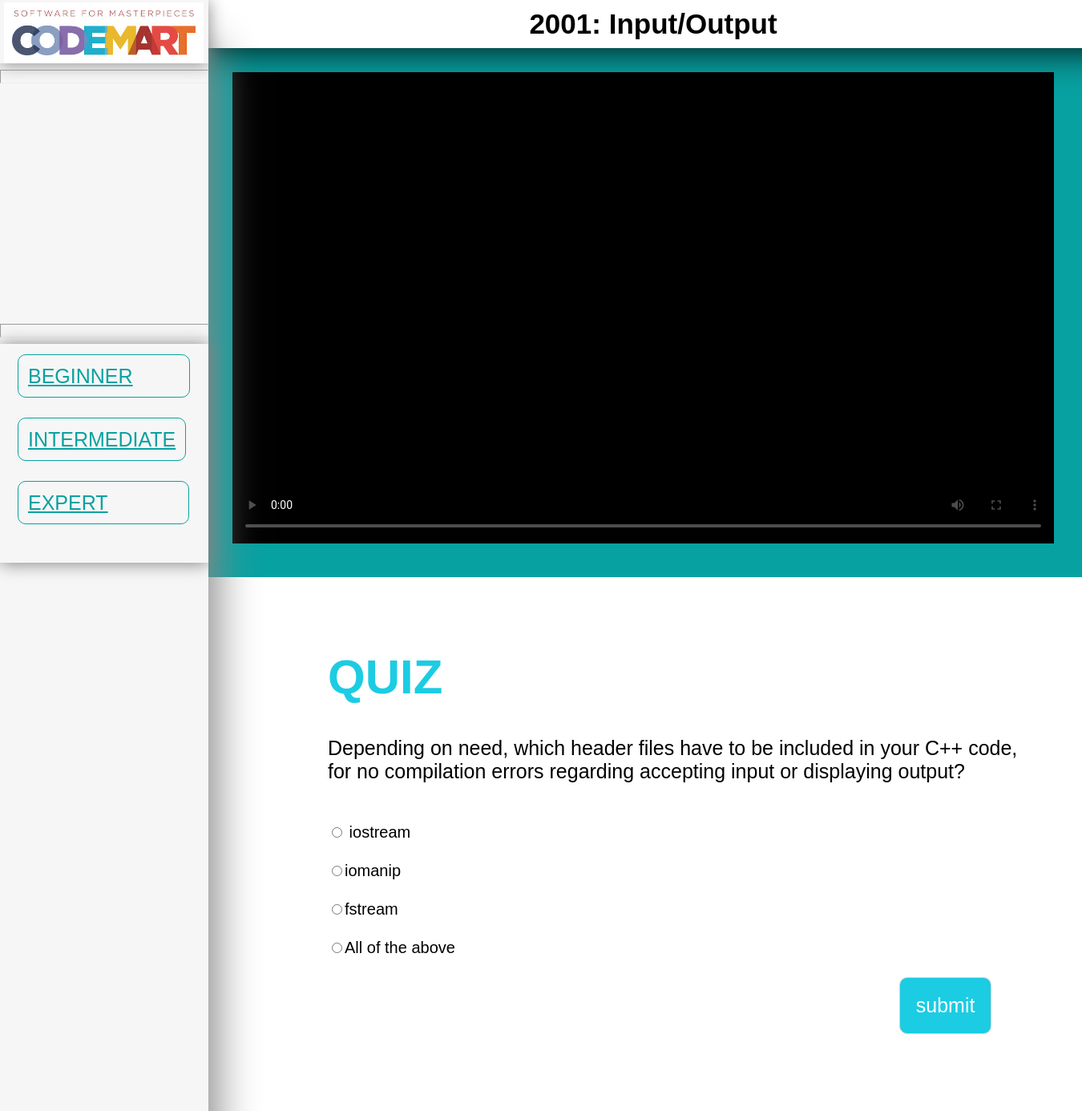
The page /Code/lesson2.php?no=2001&attempt=no on the database its author committed.
### tables this page shows
CREATE TABLE `codemart_c` (
  `LessonNumber` int(5) NOT NULL,
  `LessonName` varchar(50) NOT NULL,
  `VideoURL` varchar(100) NOT NULL,
  `Questions` varchar(1000) NOT NULL,
  `Option1` varchar(100) NOT NULL,
  `Option2` varchar(100) NOT NULL,
  `Option3` varchar(100) NOT NULL,
  `Option4` varchar(100) NOT NULL,
  `Image` varchar(100) NOT NULL,
  `Explanations` varchar(2000) NOT NULL,
  `right_ans` varchar(100) NOT NULL
);

### Code/lesson2.php (the view, shortened to what this page needs)
<html>
<head>
	<link rel="stylesheet" type="text/css" href="cm.css">
</head>
<?php
$dbconnect = mysqli_connect("localhost", "root", "", "codemart");
$no=$_GET['no'];
$sql="SELECT * from codemart_c WHERE LessonNumber=".$no;
if($query=mysqli_query($dbconnect, $sql))
	{
		$rs=mysqli_fetch_assoc($query);
	}
?>
<body style="margin:0px;padding:0px;background-color: #e6e6e6;overflow-x: hidden;font-family: sans-serif;">
<div style="background-color:#f6f6f6;width:260px;position:fixed;height:100%;margin:0px;z-index: 2;box-shadow: 10px 60px 50px #888888 ">
<div style="box-shadow:0px 1px 20px #888888 ; ">
	<img src="logo.jpg" style="width:88%; height:auto;margin-top:3px;margin-left:2%;padding:10px;background-color: white;">
</div>
	<hr size="17%">
	<hr size="17%" style=" margin-top:300px;">
	<div style="box-shadow:0px 1px 20px grey ;padding:10px">
		<p style="margin-bottom:50px;"><a href="category2.php?diff=0" style="padding-right:70px;">BEGINNER</a></p>
		<p style="margin-bottom:50px;"><a href="category2.php?diff=1">INTERMEDIATE</a></p>
		<p style="margin-bottom:50px;"><a href="category2.php?diff=2" style="padding-right:100px;">EXPERT</a></p>
	</div>
</div>
<div style="width:100%;height:60px;background-color:white; box-shadow: 10px 0px 50px #000000;position: relative;z-index: 1;margin-left:140px;">
	<h1 style="color:#000000;font-size:35px;text-align:center;font-family:sans-serif;padding-top:10px;margin:0px;"><?php echo $rs['LessonNumber'];echo ": ";echo $rs['LessonName']; ?></h1>
</div>
<div style="margin-left:260px;">
	<div style="background-color:#08A1A1;height:600px;padding:30px;margin-top:0px;">
	<video style="width:99.5%;height:98%;margin-bottom:0px;background-color:black " poster="back.png" controls="auto" >
		<source src="<?php echo $rs['VideoURL'];?>" type="video/mp4">
	</video>
	</div>
	<div style="background-color:white;padding:50px;">
		<h1 style="font-size:60px;font-family:sans-serif;margin-left:10%;color:#1CCCE3">QUIZ</h1>
		<p style="font-size:25px;margin-left:10%"><?php echo $rs['Questions']; ?> </p>
		<form style="margin-top:50px;margin-left:10%" name="f1" action="checking2.php" method="post">
		  <input type="radio" name="op" value="<?php echo $rs['Option1']; ?>"><p style="font-size:20px;display: inline;"> <?php echo $rs['Option1']; ?></p> <br>
		  <input type="radio" name="op" value="<?php echo $rs['Option2']; ?>"><p style="font-size:20px;display: inline;"><?php echo $rs['Option2']; ?></p><br>
		  <input type="radio" name="op" value="<?php echo $rs['Option3']; ?>"><p style="font-size:20px;display: inline;"><?php echo $rs['Option3']; ?></p><br>
		  <input type="radio" name="op" value="<?php echo $rs['Option4']; ?>"><p style="font-size:20px;display: inline;
		  "><?php echo $rs['Option4']; ?></p>
		  <input type="submit" name="submit" value="submit" style="margin-left:80%;padding:20px;font-size:25px;background-color:#1CCCE3;color: white; border-style:none;border-radius:10px;border:1px solid #d6d6d6;">
		</form>
		</div>
	</div>
</body>
</html>

### Code/cm.css (style rules this page uses)
a { color:#08A1A1; font-size:25px; margin-left:5%; font-family:sans-serif; border:1px solid #08A1A1; border-spacing:20px; padding: 5%; margin-right:5%; border-radius:10px; width:100% }
input { margin-bottom:30px; font-size:20px; }

### rows shown on the page
codemart_c: LessonNumber "2001", LessonName "Input/Output", Questions "Depending on need, which header files have to be included in your C++ code, for no compilation errors regarding accepting input or displaying output?", Option1 "iostream", Option2 "iomanip", Option3 "fstream", Option4 "All of the above"
